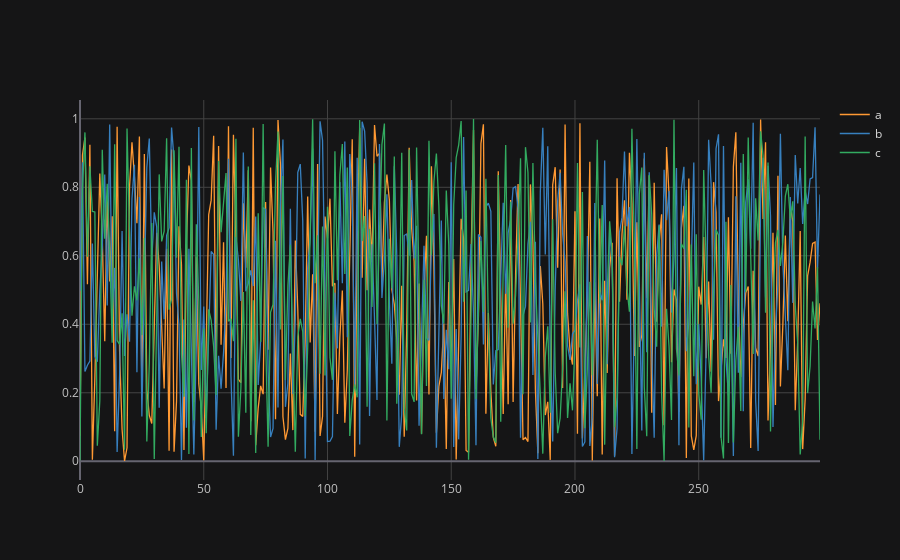

The code cell stored with this chart in its notebook:
### Code cell
df.iplot()

### Figure 1 — Plotly figure (JSON) as saved in the notebook; plotly's stock layout.template omitted (floating-point values rounded to 4 significant figures; data arrays with more than 128 entries replaced by an {"elided": "..."} marker saying what was removed)
{"data": [{"line": {"color": "rgba(255, 153, 51, 1.0)", "dash": "solid", "shape": "linear", "width": 1.3}, "mode": "lines", "name": "a", "text": "", "type": "scatter", "x": {"elided": "300 int values"}, "y": {"elided": "300 float values"}}, {"line": {"color": "rgba(55, 128, 191, 1.0)", "dash": "solid", "shape": "linear", "width": 1.3}, "mode": "lines", "name": "b", "text": "", "type": "scatter", "x": {"elided": "300 int values"}, "y": {"elided": "300 float values"}}, {"line": {"color": "rgba(50, 171, 96, 1.0)", "dash": "solid", "shape": "linear", "width": 1.3}, "mode": "lines", "name": "c", "text": "", "type": "scatter", "x": {"elided": "300 int values"}, "y": {"elided": "300 float values"}}], "layout": {"legend": {"bgcolor": "#151516", "font": {"color": "#D9D9D9"}}, "paper_bgcolor": "#151516", "plot_bgcolor": "#151516", "title": {"font": {"color": "#D9D9D9"}}, "xaxis": {"gridcolor": "#434343", "showgrid": true, "tickfont": {"color": "#C2C2C2"}, "title": {"font": {"color": "#D9D9D9"}, "text": ""}, "zerolinecolor": "#666570"}, "yaxis": {"gridcolor": "#434343", "showgrid": true, "tickfont": {"color": "#C2C2C2"}, "title": {"font": {"color": "#D9D9D9"}, "text": ""}, "zerolinecolor": "#666570"}}}
